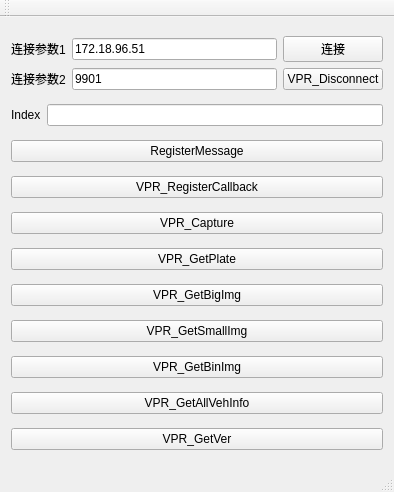
<?xml version="1.0" encoding="UTF-8"?>
<ui version="4.0">
 <class>MainWindow</class>
 <widget class="QMainWindow" name="MainWindow">
  <property name="geometry">
   <rect>
    <x>0</x>
    <y>0</y>
    <width>394</width>
    <height>492</height>
   </rect>
  </property>
  <property name="windowTitle">
   <string>MainWindow</string>
  </property>
  <widget class="QWidget" name="centralWidget">
   <layout class="QVBoxLayout" name="verticalLayout">
    <item>
     <layout class="QGridLayout" name="gridLayout">
      <item row="0" column="0">
       <widget class="QLabel" name="label">
        <property name="text">
         <string>连接参数1</string>
        </property>
       </widget>
      </item>
      <item row="0" column="1">
       <widget class="QLineEdit" name="lineEdit">
        <property name="text">
         <string>172.18.96.51</string>
        </property>
       </widget>
      </item>
      <item row="0" column="2">
       <widget class="QPushButton" name="pushButton_Connect">
        <property name="text">
         <string>连接</string>
        </property>
       </widget>
      </item>
      <item row="1" column="0">
       <widget class="QLabel" name="label_2">
        <property name="text">
         <string>连接参数2</string>
        </property>
       </widget>
      </item>
      <item row="1" column="1">
       <widget class="QLineEdit" name="lineEdit_2">
        <property name="text">
         <string>9901</string>
        </property>
       </widget>
      </item>
      <item row="1" column="2">
       <widget class="QPushButton" name="pushButton_DisConnect">
        <property name="text">
         <string>VPR_Disconnect</string>
        </property>
       </widget>
      </item>
     </layout>
    </item>
    <item>
     <layout class="QHBoxLayout" name="horizontalLayout">
      <item>
       <widget class="QLabel" name="label_3">
        <property name="text">
         <string>Index</string>
        </property>
       </widget>
      </item>
      <item>
       <widget class="QLineEdit" name="lineEdit_Index"/>
      </item>
     </layout>
    </item>
    <item>
     <widget class="QPushButton" name="pushButton_RegisterMessage">
      <property name="text">
       <string>RegisterMessage</string>
      </property>
     </widget>
    </item>
    <item>
     <widget class="QPushButton" name="pushButton_VPR_RegisterCallback">
      <property name="text">
       <string>VPR_RegisterCallback</string>
      </property>
     </widget>
    </item>
    <item>
     <widget class="QPushButton" name="pushButton_Capture">
      <property name="text">
       <string>VPR_Capture</string>
      </property>
     </widget>
    </item>
    <item>
     <widget class="QPushButton" name="pushButton_GetPlate">
      <property name="text">
       <string>VPR_GetPlate</string>
      </property>
     </widget>
    </item>
    <item>
     <widget class="QPushButton" name="pushButton_GetBigImg">
      <property name="text">
       <string>VPR_GetBigImg</string>
      </property>
     </widget>
    </item>
    <item>
     <widget class="QPushButton" name="pushButton_GetSmallImg">
      <property name="text">
       <string>VPR_GetSmallImg</string>
      </property>
     </widget>
    </item>
    <item>
     <widget class="QPushButton" name="pushButton_GetBinImg">
      <property name="text">
       <string>VPR_GetBinImg</string>
      </property>
     </widget>
    </item>
    <item>
     <widget class="QPushButton" name="pushButton_GetAllInfo">
      <property name="text">
       <string>VPR_GetAllVehInfo</string>
      </property>
     </widget>
    </item>
    <item>
     <widget class="QPushButton" name="pushButton_GetVer">
      <property name="text">
       <string>VPR_GetVer</string>
      </property>
     </widget>
    </item>
   </layout>
  </widget>
  <widget class="QMenuBar" name="menuBar">
   <property name="geometry">
    <rect>
     <x>0</x>
     <y>0</y>
     <width>394</width>
     <height>26</height>
    </rect>
   </property>
  </widget>
  <widget class="QToolBar" name="mainToolBar">
   <attribute name="toolBarArea">
    <enum>TopToolBarArea</enum>
   </attribute>
   <attribute name="toolBarBreak">
    <bool>false</bool>
   </attribute>
  </widget>
  <widget class="QStatusBar" name="statusBar"/>
 </widget>
 <layoutdefault spacing="6" margin="11"/>
 <resources/>
 <connections/>
</ui>
